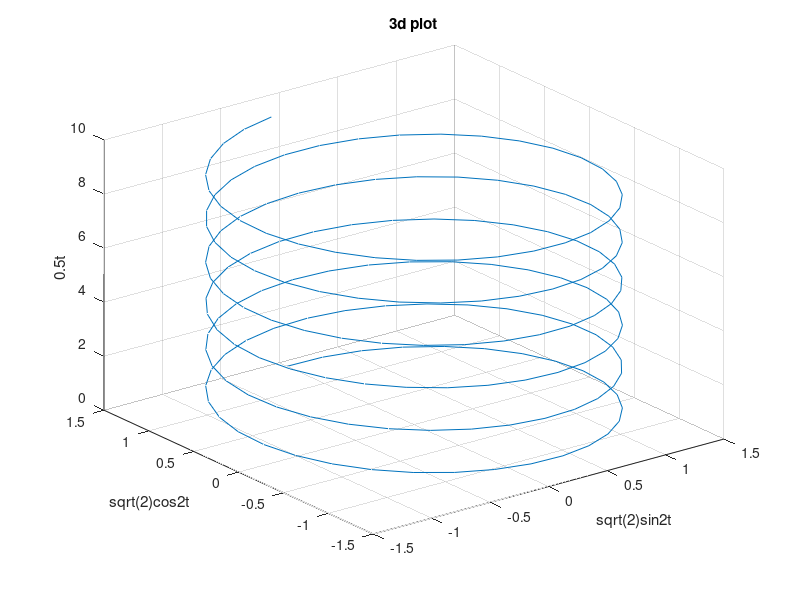

Write the MATLAB code that produced this figure.
t=[0:0.1:6*pi]
x=sqrt(2)*sin(2*t)
y=sqrt(2)*cos(2*t)
z=0.5*t
plot3(x,y,z)
title('3d plot')
xlabel('sqrt(2)sin2t')
ylabel('sqrt(2)cos2t')
zlabel('0.5t')
grid on

